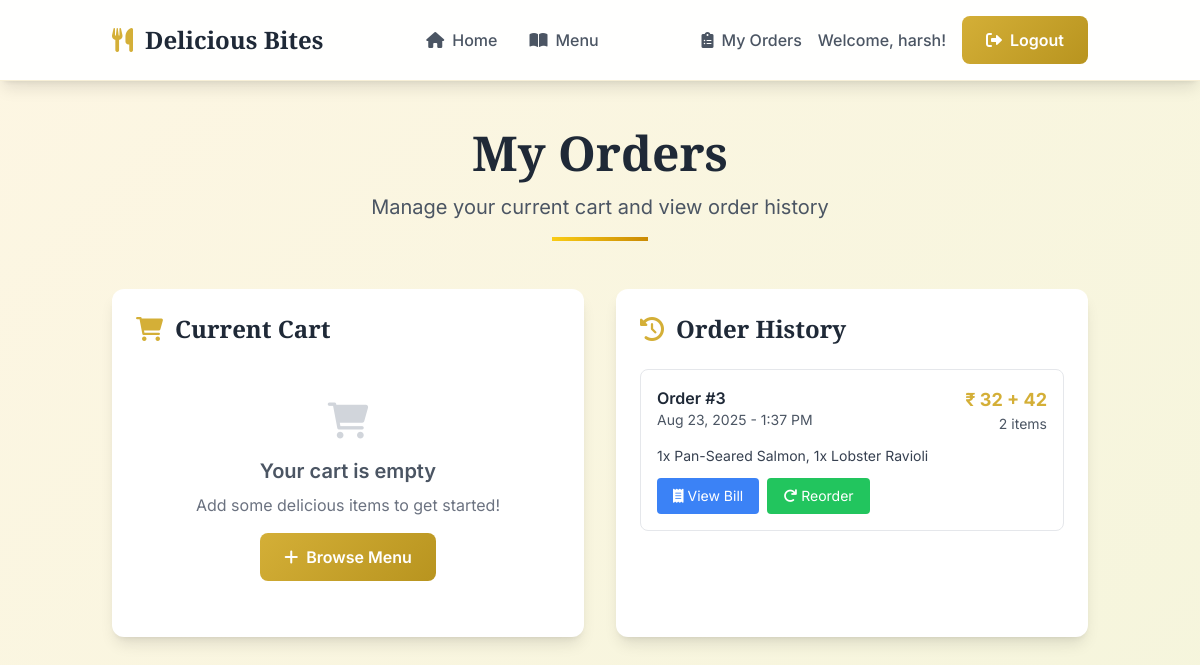
Page /cart/ (signed in) on the committed database.
### restaurant/models.py (models this page shows, shortened)
class Order(models.Model):
    user = models.ForeignKey(User, on_delete=models.CASCADE)
    created_at = models.DateTimeField(auto_now_add=True)
    items = models.ManyToManyField(MenuItem, through='OrderItem')

class OrderItem(models.Model):
    order = models.ForeignKey(Order, on_delete=models.CASCADE)
    menu_item = models.ForeignKey(MenuItem, on_delete=models.CASCADE)
    quantity = models.PositiveIntegerField(default=1)

class MenuItem(models.Model):
    CATEGORY_CHOICES = [
        ('Indian', 'Indian'),
        ('Chinese', 'Chinese'),
        ('Italian', 'Italian'),
        ('Mexican', 'Mexican'),
        ('Other', 'Other'),
    ]
    name = models.CharField(max_length=100)
    description = models.TextField()
    price = models.DecimalField(max_digits=8, decimal_places=2)
    photo = models.ImageField(upload_to='menu_photos/', blank=True, null=True)
    category = models.CharField(max_length=50, choices=CATEGORY_CHOICES, default='Indian')

### restaurant/views.py (the view)
# urls.py: path('cart/', views.cart_view, name='cart'),
@login_required
def cart_view(request):
    current_order = Order.objects.filter(user=request.user).order_by('-created_at').first()
    previous_orders = Order.objects.filter(
        user=request.user,
        orderitem__isnull=False
    ).exclude(
        id=current_order.id if current_order else None
    ).distinct().order_by('-created_at')
    context = {
        'order': current_order,
        'previous_orders': previous_orders
    }
    return render(request, 'restaurant/cart.html', context)

### restaurant/templates/restaurant/cart.html
{% extends 'restaurant/base.html' %}
{% block content %}
<div class="max-w-7xl mx-auto">
    <div class="text-center mb-12">
        <h1 class="font-display text-5xl font-bold text-gray-800 mb-4">My Orders</h1>
        <p class="text-xl text-gray-600">Manage your current cart and view order history</p>
        <div class="w-24 h-1 bg-gradient-to-r from-yellow-400 to-yellow-600 mx-auto mt-4"></div>
    </div>
    <div class="grid lg:grid-cols-2 gap-8">
        <div class="bg-white rounded-xl shadow-lg p-6">
            <div class="flex items-center mb-6">
                <i class="fas fa-shopping-cart text-2xl accent-color mr-3"></i>
                <h2 class="font-display text-2xl font-bold text-gray-800">Current Cart</h2>
            </div>
            {% if order and order.orderitem_set.exists %}
                <div class="space-y-4 mb-6">
                    {% for item in order.orderitem_set.all %}
                        <div class="flex items-center justify-between p-4 bg-gray-50 rounded-lg">
                            <div class="flex-grow">
                                <div class="flex items-center space-x-3">
                                    <div class="w-12 h-12 rounded-lg overflow-hidden bg-yellow-100 flex items-center justify-center">
                                        {% if item.menu_item.photo %}
                                            <img src="{{ item.menu_item.photo.url }}" alt="{{ item.menu_item.name }}" class="w-full h-full object-cover">
                                        {% else %}
                                            <i class="fas fa-utensils text-yellow-600"></i>
                                        {% endif %}
                                    </div>
                                    <div>
                                        <h3 class="font-semibold text-gray-800">{{ item.menu_item.name }}</h3>
                                        <p class="text-sm text-gray-600">{{ item.menu_item.category }}</p>
                                        <div class="font-bold text-lg accent-color">₹{{ item.menu_item.price }}</div>
                                    </div>
                                </div>
                            </div>
                            <div class="text-center">
                                <div class="text-sm text-gray-600">Quantity</div>
                                <div class="text-lg font-bold">{{ item.quantity }}</div>
                                <div class="text-sm font-semibold accent-color">
                                    ₹{% widthratio item.menu_item.price 1 item.quantity %}
                                </div>
                            </div>
                        </div>
                    {% endfor %}
                </div>
                <div class="border-t pt-4">
                    <div class="flex justify-between items-center text-xl font-bold">
                        <span>Total:</span>
                        <span class="accent-color">
                            ₹{% for item in order.orderitem_set.all %}
                                {% widthratio item.menu_item.price 1 item.quantity %}
                                {% if not forloop.last %}+{% endif %}
                            {% endfor %}
                        </span>
                    </div>
                    <form method="post" action="{% url 'submit_order' %}" class="mt-4">
                        {% csrf_token %}
                        <button type="submit" class="w-full btn-primary text-lg py-3">
                            <i class="fas fa-check mr-2"></i>Place Order
                        </button>
                    </form>
                </div>
            {% else %}
                <div class="text-center py-8">
                    <i class="fas fa-shopping-cart text-4xl text-gray-300 mb-4"></i>
                    <h3 class="text-xl font-semibold text-gray-600 mb-2">Your cart is empty</h3>
                    <p class="text-gray-500 mb-4">Add some delicious items to get started!</p>
                    <a href="{% url 'menu' %}" class="btn-primary">
                        <i class="fas fa-plus mr-2"></i>Browse Menu
                    </a>
                </div>
            {% endif %}
        </div>
        <div class="bg-white rounded-xl shadow-lg p-6">
            <div class="flex items-center mb-6">
                <i class="fas fa-history text-2xl accent-color mr-3"></i>
                <h2 class="font-display text-2xl font-bold text-gray-800">Order History</h2>
            </div>
            {% if previous_orders %}
                <div class="space-y-4">
                    {% for prev_order in previous_orders %}
                        <div class="border rounded-lg p-4 hover:bg-gray-50 transition-colors">
                            <div class="flex justify-between items-start mb-3">
                                <div>
                                    <h3 class="font-semibold text-gray-800">Order #{{ prev_order.id }}</h3>
                                    <p class="text-sm text-gray-600">{{ prev_order.created_at|date:"M d, Y - g:i A" }}</p>
                                </div>
                                <div class="text-right">
                                    <div class="text-lg font-bold accent-color">
                                        ₹{% for item in prev_order.orderitem_set.all %}
                                            {% widthratio item.menu_item.price 1 item.quantity %}
                                            {% if not forloop.last %}+{% endif %}
                                        {% endfor %}
                                    </div>
                                    <div class="text-sm text-gray-600">{{ prev_order.orderitem_set.count }} items</div>
                                </div>
                            </div>
                            <div class="text-sm text-gray-700 mb-3">
                                {% for item in prev_order.orderitem_set.all %}
                                    {{ item.quantity }}x {{ item.menu_item.name }}{% if not forloop.last %}, {% endif %}
                                {% endfor %}
                            </div>
                            <div class="flex space-x-2">
                                <a href="{% url 'order_bill' prev_order.id %}"
                                   class="bg-blue-500 hover:bg-blue-600 text-white px-4 py-2 rounded text-sm transition-colors">
                                    <i class="fas fa-receipt mr-1"></i>View Bill
                                </a>
                                <button class="bg-green-500 hover:bg-green-600 text-white px-4 py-2 rounded text-sm transition-colors">
                                    <i class="fas fa-redo mr-1"></i>Reorder
                                </button>
                            </div>
                        </div>
                    {% endfor %}
                </div>
            {% else %}
                <div class="text-center py-8">
                    <i class="fas fa-history text-4xl text-gray-300 mb-4"></i>
                    <h3 class="text-xl font-semibold text-gray-600 mb-2">No previous orders</h3>
                    <p class="text-gray-500">Your order history will appear here</p>
                </div>
            {% endif %}
        </div>
    </div>
</div>
{% endblock %}

### restaurant/templates/restaurant/base.html (shortened to what this page needs)
<!DOCTYPE html>
<html lang="en" class="scroll-smooth">
<head>
    <script src="https://cdn.tailwindcss.com"></script>
    <link rel="stylesheet" href="https://cdnjs.cloudflare.com/ajax/libs/font-awesome/6.0.0/css/all.min.css">
</head>
<body class="text-gray-800">
    <header class="navbar-glass sticky top-0 z-50 shadow-lg">
        <nav class="container mx-auto px-6 py-4">
            <div class="flex justify-between items-center">
                <a href="{% url 'home' %}" class="flex items-center space-x-3">
                    <i class="fas fa-utensils text-2xl accent-color"></i>
                    <span class="text-2xl font-display font-bold text-gray-800">Delicious Bites</span>
                </a>
                <div class="hidden md:flex space-x-8">
                    <a href="{% url 'home' %}" class="text-gray-600 hover:accent-color transition-colors duration-300 font-medium">
                        <i class="fas fa-home mr-2"></i>Home
                    </a>
                    <a href="{% url 'menu' %}" class="text-gray-600 hover:accent-color transition-colors duration-300 font-medium">
                        <i class="fas fa-book-open mr-2"></i>Menu
                    </a>
                </div>
                <div class="flex items-center space-x-4">
                    {% if user.is_authenticated %}
                        <a href="{% url 'cart' %}" class="text-gray-600 hover:accent-color transition-colors duration-300 font-medium flex items-center">
                            <i class="fas fa-clipboard-list mr-2"></i>My Orders
                        </a>
                        <span class="text-gray-600 font-medium">Welcome, {{ user.first_name|default:user.username }}!</span>
                        <a href="{% url 'logout' %}" class="btn-primary">
                            <i class="fas fa-sign-out-alt mr-2"></i>Logout
                        </a>
                    {% else %}
                        <a href="{% url 'register' %}" class="text-gray-600 hover:accent-color transition-colors duration-300 font-medium">Register</a>
                        <a href="{% url 'login' %}" class="btn-primary">
                            <i class="fas fa-sign-in-alt mr-2"></i>Login
                        </a>
                    {% endif %}
                </div>
            </div>
        </nav>
    </header>
    <main class="container mx-auto px-6 py-12 min-h-screen">
        {% block content %}{% endblock %}
    </main>
</body>
</html>

### restaurant/templates/restaurant/base.html (style rules this page uses)
:root { --primary-gold: #D4AF37; --dark-gold: #B8941F; --cream: #FDF6E3; --dark-brown: #2D1B00; --light-brown: #8B4513; }
body { font-family: 'Inter', sans-serif; background: linear-gradient(135deg, #FDF6E3 0%, #F5F5DC 100%); min-height: 100vh; }
.font-display { font-family: 'Playfair Display', serif; }
.accent-color { color: var(--primary-gold); }
.btn-primary { background: linear-gradient(135deg, var(--primary-gold) 0%, var(--dark-gold) 100%); color: white; font-weight: 600; padding: 12px 24px; border-radius: 8px; transition: all 0.3s ease; border: none; cursor: pointer; text-decoration: none; display: inline-block; }
.navbar-glass { background: rgba(255, 255, 255, 0.95); backdrop-filter: blur(10px); border-bottom: 1px solid rgba(212, 175, 55, 0.2); }

### rows in the picture
Order: id "3", created_at "Aug 23, 2025 - 1:37 PM", orderitem_set.count "2"
OrderItem: menu_item+quantity "32", quantity "1", menu_item.name "Pan-Seared Salmon"
OrderItem: menu_item+quantity "42", quantity "1", menu_item.name "Lobster Ravioli"

### other values in the picture
{{ user.first_name|default:user.username }} "harsh"
